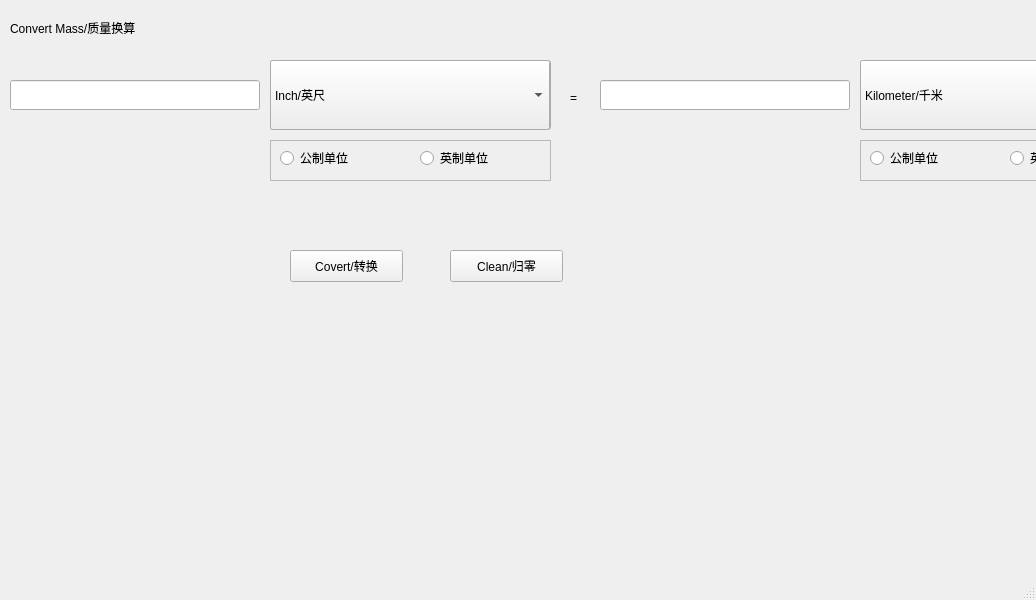
<?xml version="1.0" encoding="UTF-8"?>
<ui version="4.0">
 <class>MainWindow</class>
 <widget class="QMainWindow" name="MainWindow">
  <property name="geometry">
   <rect>
    <x>0</x>
    <y>0</y>
    <width>1036</width>
    <height>600</height>
   </rect>
  </property>
  <property name="windowTitle">
   <string>MainWindow</string>
  </property>
  <widget class="QWidget" name="centralwidget">
   <widget class="QLabel" name="label_2">
    <property name="geometry">
     <rect>
      <x>10</x>
      <y>10</y>
      <width>360</width>
      <height>35</height>
     </rect>
    </property>
    <property name="styleSheet">
     <string notr="true">font: 75 24pt &quot;Arial&quot;;</string>
    </property>
    <property name="text">
     <string>Convert Mass/质量换算</string>
    </property>
   </widget>
   <widget class="QComboBox" name="comboBoxOutputImperialUnitsMass">
    <property name="geometry">
     <rect>
      <x>860</x>
      <y>60</y>
      <width>281</width>
      <height>70</height>
     </rect>
    </property>
    <property name="sizePolicy">
     <sizepolicy hsizetype="Maximum" vsizetype="Maximum">
      <horstretch>0</horstretch>
      <verstretch>0</verstretch>
     </sizepolicy>
    </property>
    <property name="styleSheet">
     <string notr="true">font: 12pt &quot;Arial&quot;;</string>
    </property>
    <item>
     <property name="text">
      <string>Inch/英尺</string>
     </property>
    </item>
    <item>
     <property name="text">
      <string>Foot/ 英尺</string>
     </property>
    </item>
    <item>
     <property name="text">
      <string>Yard/码</string>
     </property>
    </item>
    <item>
     <property name="text">
      <string>Mile/英里</string>
     </property>
    </item>
    <item>
     <property name="text">
      <string>NauticalMile/海</string>
     </property>
    </item>
    <item>
     <property name="text">
      <string>Furlong/弗隆</string>
     </property>
    </item>
    <item>
     <property name="text">
      <string>Fathom/英寻</string>
     </property>
    </item>
   </widget>
   <widget class="QFrame" name="InputCheckBoxMass">
    <property name="geometry">
     <rect>
      <x>270</x>
      <y>140</y>
      <width>281</width>
      <height>41</height>
     </rect>
    </property>
    <property name="styleSheet">
     <string notr="true">font: 12pt &quot;Arial&quot;;</string>
    </property>
    <property name="frameShape">
     <enum>QFrame::StyledPanel</enum>
    </property>
    <property name="frameShadow">
     <enum>QFrame::Raised</enum>
    </property>
    <widget class="QRadioButton" name="InputMetricUnitsMass">
     <property name="geometry">
      <rect>
       <x>10</x>
       <y>10</y>
       <width>89</width>
       <height>16</height>
      </rect>
     </property>
     <property name="text">
      <string>公制单位</string>
     </property>
    </widget>
    <widget class="QRadioButton" name="InputImperialUnitsMass">
     <property name="geometry">
      <rect>
       <x>150</x>
       <y>10</y>
       <width>89</width>
       <height>16</height>
      </rect>
     </property>
     <property name="text">
      <string>英制单位</string>
     </property>
    </widget>
   </widget>
   <widget class="QPushButton" name="pushMass">
    <property name="geometry">
     <rect>
      <x>290</x>
      <y>250</y>
      <width>113</width>
      <height>32</height>
     </rect>
    </property>
    <property name="text">
     <string>Covert/转换</string>
    </property>
   </widget>
   <widget class="QPushButton" name="cleanMass">
    <property name="geometry">
     <rect>
      <x>450</x>
      <y>250</y>
      <width>113</width>
      <height>32</height>
     </rect>
    </property>
    <property name="text">
     <string>Clean/归零</string>
    </property>
   </widget>
   <widget class="QLabel" name="label">
    <property name="geometry">
     <rect>
      <x>570</x>
      <y>90</y>
      <width>16</width>
      <height>16</height>
     </rect>
    </property>
    <property name="styleSheet">
     <string notr="true">font: 75 20pt &quot;Arial&quot;;</string>
    </property>
    <property name="text">
     <string>=</string>
    </property>
   </widget>
   <widget class="QComboBox" name="comboBoxInputMetricUnitsMass">
    <property name="geometry">
     <rect>
      <x>270</x>
      <y>60</y>
      <width>281</width>
      <height>70</height>
     </rect>
    </property>
    <property name="sizePolicy">
     <sizepolicy hsizetype="Maximum" vsizetype="Maximum">
      <horstretch>0</horstretch>
      <verstretch>0</verstretch>
     </sizepolicy>
    </property>
    <property name="styleSheet">
     <string notr="true">font: 12pt &quot;Arial&quot;;</string>
    </property>
    <item>
     <property name="text">
      <string>Kilometer/千米</string>
     </property>
    </item>
    <item>
     <property name="text">
      <string>Meter/米</string>
     </property>
    </item>
    <item>
     <property name="text">
      <string>Decimetre/分米</string>
     </property>
    </item>
    <item>
     <property name="text">
      <string>Centimeter/厘米</string>
     </property>
    </item>
    <item>
     <property name="text">
      <string>Millimetre/毫米</string>
     </property>
    </item>
    <item>
     <property name="text">
      <string>Nanometre/纳米</string>
     </property>
    </item>
    <item>
     <property name="text">
      <string>Picometer/皮米</string>
     </property>
    </item>
    <item>
     <property name="text">
      <string>LightYear/光年</string>
     </property>
    </item>
    <item>
     <property name="text">
      <string>AstronomicalUnit/天文单位</string>
     </property>
    </item>
   </widget>
   <widget class="QLineEdit" name="MassOut">
    <property name="geometry">
     <rect>
      <x>600</x>
      <y>80</y>
      <width>250</width>
      <height>30</height>
     </rect>
    </property>
    <property name="styleSheet">
     <string notr="true">font: 12pt &quot;Arial&quot;;</string>
    </property>
   </widget>
   <widget class="QComboBox" name="comboBoxOutMetricUnitsMass">
    <property name="geometry">
     <rect>
      <x>860</x>
      <y>60</y>
      <width>281</width>
      <height>70</height>
     </rect>
    </property>
    <property name="sizePolicy">
     <sizepolicy hsizetype="Maximum" vsizetype="Maximum">
      <horstretch>0</horstretch>
      <verstretch>0</verstretch>
     </sizepolicy>
    </property>
    <property name="styleSheet">
     <string notr="true">font: 12pt &quot;Arial&quot;;</string>
    </property>
    <item>
     <property name="text">
      <string>Kilometer/千米</string>
     </property>
    </item>
    <item>
     <property name="text">
      <string>Meter/米</string>
     </property>
    </item>
    <item>
     <property name="text">
      <string>Decimetre/分米</string>
     </property>
    </item>
    <item>
     <property name="text">
      <string>Centimeter/厘米</string>
     </property>
    </item>
    <item>
     <property name="text">
      <string>Millimetre/毫米</string>
     </property>
    </item>
    <item>
     <property name="text">
      <string>Nanometre/纳米</string>
     </property>
    </item>
    <item>
     <property name="text">
      <string>Picometer/皮米</string>
     </property>
    </item>
    <item>
     <property name="text">
      <string>LightYear/光年</string>
     </property>
    </item>
    <item>
     <property name="text">
      <string>AstronomicalUnit/天文单位</string>
     </property>
    </item>
   </widget>
   <widget class="QLineEdit" name="MassInput">
    <property name="geometry">
     <rect>
      <x>10</x>
      <y>80</y>
      <width>250</width>
      <height>30</height>
     </rect>
    </property>
    <property name="styleSheet">
     <string notr="true">font: 12pt &quot;Arial&quot;;</string>
    </property>
   </widget>
   <widget class="QComboBox" name="comboBoxInputImperialUnitsMass">
    <property name="geometry">
     <rect>
      <x>270</x>
      <y>60</y>
      <width>280</width>
      <height>70</height>
     </rect>
    </property>
    <property name="sizePolicy">
     <sizepolicy hsizetype="Maximum" vsizetype="Maximum">
      <horstretch>0</horstretch>
      <verstretch>0</verstretch>
     </sizepolicy>
    </property>
    <property name="styleSheet">
     <string notr="true">font: 12pt &quot;Arial&quot;;</string>
    </property>
    <item>
     <property name="text">
      <string>Inch/英尺</string>
     </property>
    </item>
    <item>
     <property name="text">
      <string>Foot/ 英尺</string>
     </property>
    </item>
    <item>
     <property name="text">
      <string>Yard/码</string>
     </property>
    </item>
    <item>
     <property name="text">
      <string>Mile/英里</string>
     </property>
    </item>
    <item>
     <property name="text">
      <string>NauticalMile/海</string>
     </property>
    </item>
    <item>
     <property name="text">
      <string>Furlong/弗隆</string>
     </property>
    </item>
    <item>
     <property name="text">
      <string>Fathom/英寻</string>
     </property>
    </item>
   </widget>
   <widget class="QFrame" name="OutCheckBoxMass">
    <property name="geometry">
     <rect>
      <x>860</x>
      <y>140</y>
      <width>281</width>
      <height>41</height>
     </rect>
    </property>
    <property name="styleSheet">
     <string notr="true">font: 12pt &quot;Arial&quot;;</string>
    </property>
    <property name="frameShape">
     <enum>QFrame::StyledPanel</enum>
    </property>
    <property name="frameShadow">
     <enum>QFrame::Raised</enum>
    </property>
    <widget class="QRadioButton" name="OutMetricUnitsMass">
     <property name="geometry">
      <rect>
       <x>10</x>
       <y>10</y>
       <width>89</width>
       <height>16</height>
      </rect>
     </property>
     <property name="text">
      <string>公制单位</string>
     </property>
    </widget>
    <widget class="QRadioButton" name="OutputImperialUnitsMass">
     <property name="geometry">
      <rect>
       <x>150</x>
       <y>10</y>
       <width>89</width>
       <height>16</height>
      </rect>
     </property>
     <property name="text">
      <string>英制单位</string>
     </property>
    </widget>
   </widget>
  </widget>
  <widget class="QMenuBar" name="menubar">
   <property name="geometry">
    <rect>
     <x>0</x>
     <y>0</y>
     <width>1036</width>
     <height>22</height>
    </rect>
   </property>
  </widget>
  <widget class="QStatusBar" name="statusbar"/>
 </widget>
 <resources/>
 <connections/>
</ui>
